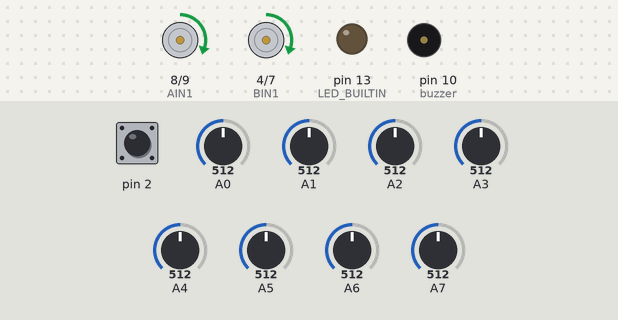
Simulated run of this sketch. Board: Arduino Uno, built with avr-gcc and run on an emulated ATmega328P. Parts: motor-driver pin pairs drawn as motors (green arrow = first pin HIGH = forward, orange = second pin HIGH = backward, longer = more drive, scaled by the enable pin), output pins drawn as LEDs (lit = HIGH), buzzer (waves = sounding). The inputs (shaded band) are chosen by the test bench; at power-on: A1 = 512, A5 = 512, A6 = 512, A4 = 512, A2 = 512, A3 = 512, pin 2 HIGH, A0 = 512, A7 = 512.

Above: at 6.6 s.
6.7 s: A1 set to 521
At 7.13 s:
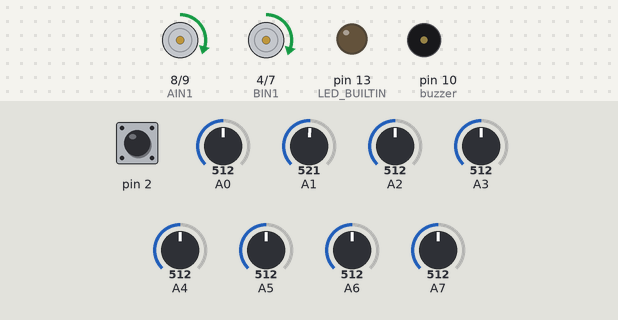
9.7 s: A5 set to 716
12.7 s: A6 set to 716
At 13.75 s:
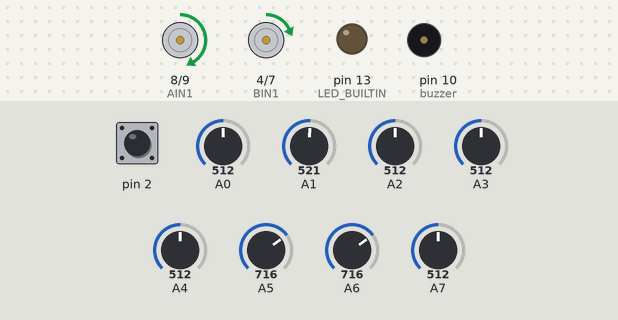
15.7 s: A4 set to 716
At 15.86 s:
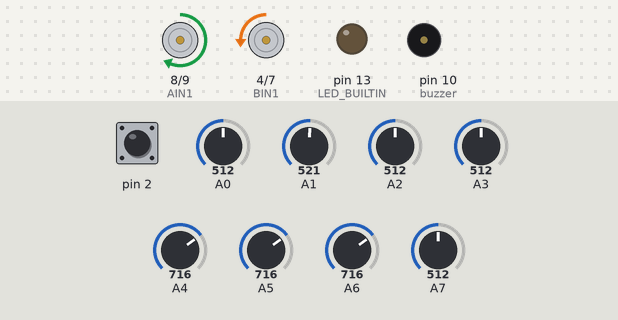
18.7 s: A2 set to 716
At 19.6 s:
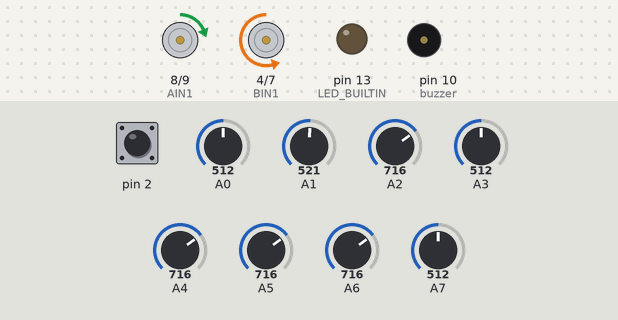
21.7 s: A3 set to 360
24.7 s: A3 set to 331
Timing chart, 0 to 31.8 s (numbered marks = the images above; inputs shaded):
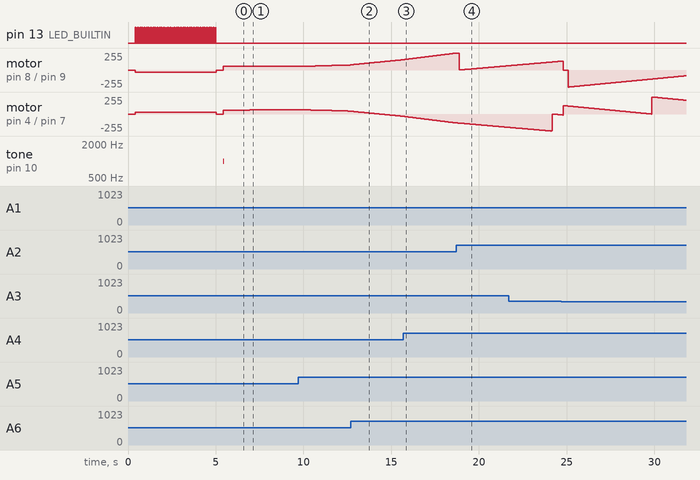

The sketch:

programa_beauchef.ino
```cpp
#include <QTRSensors.h>
#include "variable.h"

#define NUM_SENSORS 6
#define NUM_SAMPLES_PER_SENSOR 4
#define EMITTER_PIN 11
#define buzzer 10

int TpMax = 60;
int TpMin = 25;

int TpB=65;
int TpC=75;

int  Tp  = 60;
float Ki = 0.01;
float Kd = 8.7;
float Kp = 0.4;
int lim = 90;
//cosas buzzer
bool buzzerOn = false;
unsigned long buzzerStart = 0;
int buzzerDuration = 50;
QTRSensorsAnalog qtra((unsigned char[]) {
  6, 5, 4, 3, 2, 1
},
NUM_SENSORS, NUM_SAMPLES_PER_SENSOR, EMITTER_PIN);

unsigned int sensorValues[NUM_SENSORS];

int vuelta=0;
int posicion;
float error=0;
float lasterror;
float derivada=0;
int ref = 0;
int giro;
int VelIzq = 0;
int VelDer = 0;
int integral = 0;
int demin=1000;
int demax=0;
int izmin=1000;
int izmax=0;
int izq=0;
int der=0;
bool lastde=false;
bool lastiz=false;
bool contaiz=false;
bool izprendido=false;
bool deprendido=false;
char destop=0;
void setup() {
  while(!digitalRead(2))
      {}
  delay(400);
  Motores(-30,30);
  pinMode(LED_BUILTIN, OUTPUT);
  pinMode(buzzer, OUTPUT);
  inicializarMotores();
  for (int i = 0; i < 100; i++) {
    qtra.calibrate();
    izq=analogRead(0);
    der=analogRead(7);
    if (izq < izmin) izmin = izq;
    if (izq > izmax) izmax = izq;
    if (der < demin) demin = der;
    if (der > demax) demax = der;

    delay(1);
    digitalWrite(LED_BUILTIN, HIGH);
    delay(10);
    digitalWrite(LED_BUILTIN, LOW);
    delay(10);
  }
  Motores(0,0);
  while(!digitalRead(2))
      {}
  delay(400);
}

void loop() {

  izq=analogRead(7);
  der=analogRead(0);

  der=map(der,demin,demax,0,1000);
  izq=map(izq,izmin,izmax,0,1000);

  posicion = qtra.readLine(sensorValues, true, true);

  posicion = map(posicion, 0, 5000, -lim, lim);
  error = posicion - ref;
  integral = integral + error;
  derivada= error -lasterror;
  giro = Kp * error + Ki * integral + Kd * derivada;

  if(abs(error)>=lim){
    if(error<0)
        Motores(-10,40);
      else
        Motores(40,-10);
  }
  else{

    if((lastde==false&&der<500)) {
      tone(10, 1000);
      deprendido=true;
      buzzerOn = true;
      buzzerStart = millis();
    }
    lastde=(der<500);

    if((lastiz==false&&izq<500)){
      tone(10, 1000);
      izprendido=true;
      buzzerOn = true;
      buzzerStart = millis();
    }
    lastiz=(izq<500);
    VelIzq = (Tp + giro);
    VelDer = (Tp - giro);
    Motores(VelIzq, VelDer);
  }
  lasterror = error;
  if (buzzerOn && millis() - buzzerStart >= buzzerDuration){
    if(izprendido&&deprendido){
      izprendido=false;
      deprendido=false;
    }
    if (izprendido){
      izprendido=false;
      /*
      int absError = abs(error);
      absError = constrain(absError, 0, lim);

      float factor = (float)absError / lim;
      Tp = TpMax - factor * (TpMax - TpMin);
      */
    }
    noTone(buzzer);
    buzzerOn = false;

    if (deprendido){
      destop+=1;
      deprendido=false;
    }
    if (destop==2){
      vuelta+=1;
      if(vuelta==1)Tp=TpB;
      if(vuelta==2)Tp=TpC;
      destop=0;
      Motores(0,0);
      while(!digitalRead(2))
      {}
      delay(400);
    }
  }
}
```

motores.ino
```cpp
void inicializarMotores(){
  //inicializa los pin del motor izquierdo
  pinMode(AIN1,OUTPUT);
  pinMode(AIN2,OUTPUT);
  pinMode(PWMA,OUTPUT);
  //inicializa los pin del motor derecho
  pinMode(BIN1,OUTPUT);
  pinMode(BIN2,OUTPUT);
  pinMode(PWMB,OUTPUT);
}
//si es que ese no es el caso igual podemos ponerle una mascara a value en vez de multiplicarlo por -1
void MotorIz(int value){
  if(value>=0){
    PORTB=PORTB&B11111101;
    PORTB=PORTB|B00000001;
  }
  else{
    //va en reverza
    PORTB=PORTB&B11111110;
    PORTB=PORTB|B00000010;
    value = (value ^ 0xFFFF) + 1;
  }
  analogWrite(PWMA,value);
}
//lo mismo aqui
void MotorDe(int value){
  if(value>=0){
    PORTD=PORTD&B01111111;
    PORTD=PORTD|B00010000;

  }
  else{
    PORTD=PORTD&B11101111;
    PORTD=PORTD|B10000000;

    value = (value ^ 0xFFFF) + 1;
  }
  analogWrite(PWMB,value);
}
void Motores(int left, int right){
  MotorIz(left);
  MotorDe(right);
}
```

variable.h
```cpp
//la velocidad del PWM no tiene que ir cercano a 255

#define AIN1 8 //pin 1 direccion motor izquierdo
#define AIN2 9 //pin 2 direccion motor izquierdo
#define PWMA 5 //PWM motor izquierdo

#define BIN1 4 //pin 1 direccion motor derecho
#define BIN2 7 //pin 2 direccion motor derecho
#define PWMB 6 //PWM motor derecho
```

Measured:
- after the input at 6.7 s, motor on pin 8 (AIN1) / pin 9 (AIN2): moves from forward 60/255 to forward 53/255 over 2.4 s, starting after 0.24 s; motor on pin 4 (BIN1) / pin 7 (BIN2): moves from forward 60/255 to forward 67/255 over 2.4 s, starting after 0.24 s
